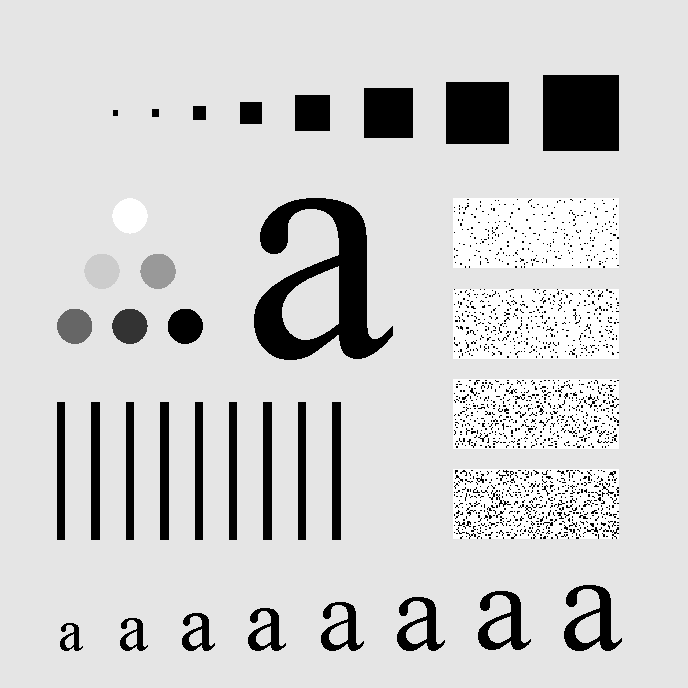
%> input picture Fig0441(a)(characters_test_pattern).tif, 688 x 688 px
$ octave lab441GaussianHigh.m   (GNU Octave 9; MATLAB toolbox functions it lacks are replaced by stand-ins)
%> lines starting %> are read from the running program, lines starting %| are printed output that depends on the picture
### paddedsize.m
function PQ = paddedsize(AB, CD, PARAM)
if nargin == 1
    PQ = 2*AB;
elseif nargin == 2 && ~ischar(CD)
    PQ = AB + CD - 1;
    PQ = 2 * ceil(PQ/2);
elseif nargin == 2
    m = max(AB);
    P = 2^nextpow2(2*m);
    PQ = [P, P];
elseif nargin == 3
    m = max([AB CD]);
    P = 2^nextpow2(2*m);
    PQ = [P, P];
else
    error('Wrong number of inputs.');
end

### dftuv.m
function [U, V] = dftuv(M, N)
u = 0:(M-1);
v = 0:(N-1);
idx = find(u > M/2);
u(idx) = u(idx) - M;
idy = find(v > N/2);
v(idy) = v(idy) - N;

[V, U] = meshgrid(v, u);

### dftfilt.m
function g = dftfilt(f, H)
F = fft2(f, size(H,1), size(H,2));
g = real(ifft2(H.*F));
g = g(1:size(f,1), 1:size(f,2));

### lab441GaussianHigh.m
I = imread('Fig0441(a)(characters_test_pattern).tif');
%> I is the input picture: size 688x688 uint8; min 0, max 255, mean 207.3
figure, imshow(I)
D0 = 30;
D1 = 60;
D2 = 160;% Cutoff

PQ = paddedsize(size(I));
%> PQ = [1376 1376]
[U, V] = dftuv(PQ(1), PQ(2));
F = fft2(I, PQ(1), PQ(2));
D = sqrt(U.^2 + V.^2);

GL =  1-exp((-D.^2) ./ (2* (D0 ^2)));
gGL = dftfilt(I, GL);
%> in dftfilt, `g = g(1:size(f,1), 1:size(f,2));`:
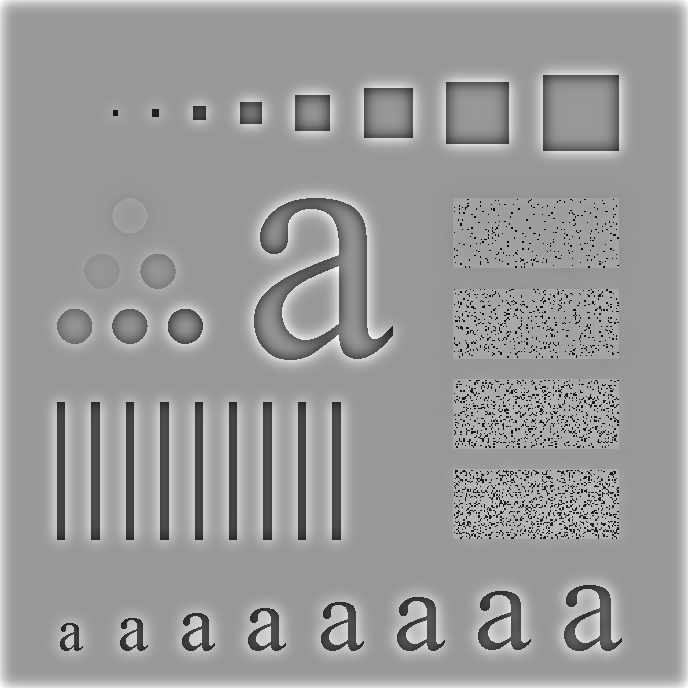
%> g: size 688x688 double; min -247.3, max 167.5, mean 3.9; drawn with min black and max white
figure, imshow(uint8(gGL), []);
%> after `imshow(uint8(gGL), [])`:
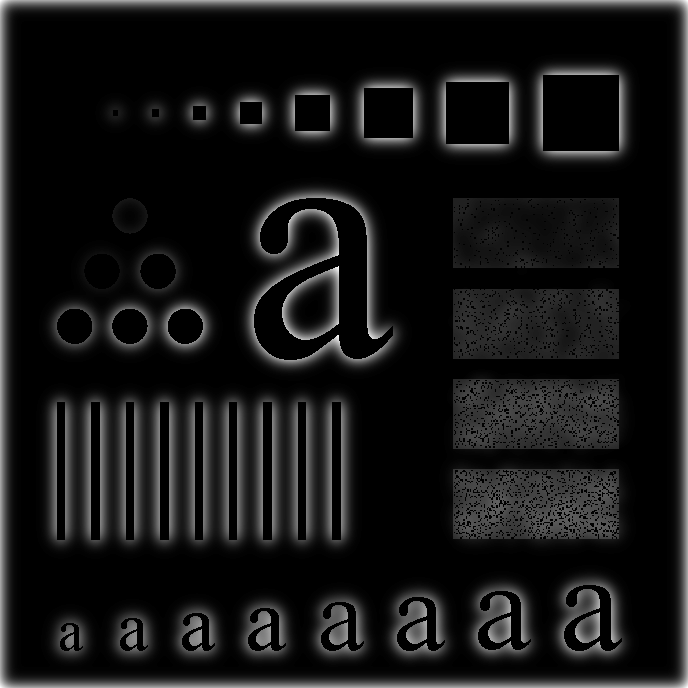
%> displayed picture: size 688x688, on the screen's scale of 0 to 255; min 0, max 255, mean 22.5

GL1 =  1-exp((-D.^2) ./ (2* (D1 ^2)));
gGL1 = dftfilt(I, GL1);
%> in dftfilt (call 2), `g = g(1:size(f,1), 1:size(f,2));`:
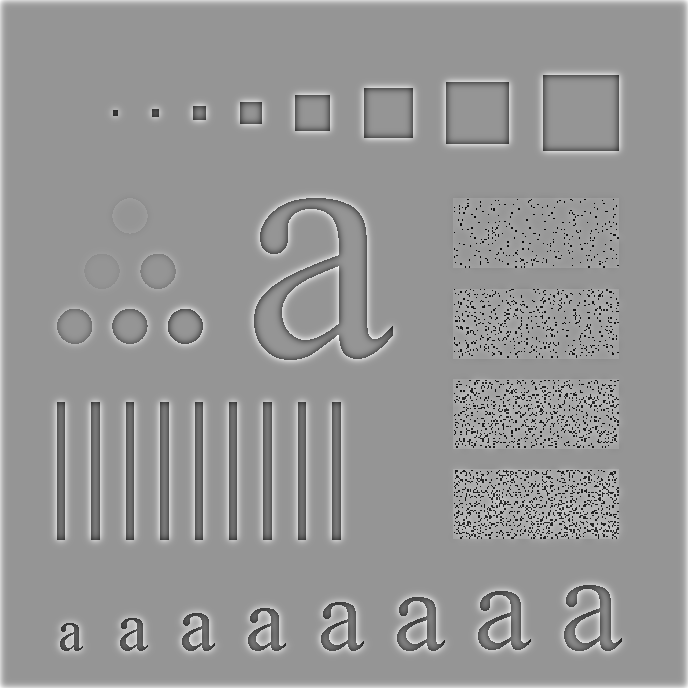
%> g: size 688x688 double; min -250.5, max 176.5, mean 1.9; drawn with min black and max white
figure, imshow(uint8(gGL1), []);
%> after `imshow(uint8(gGL1), [])`:
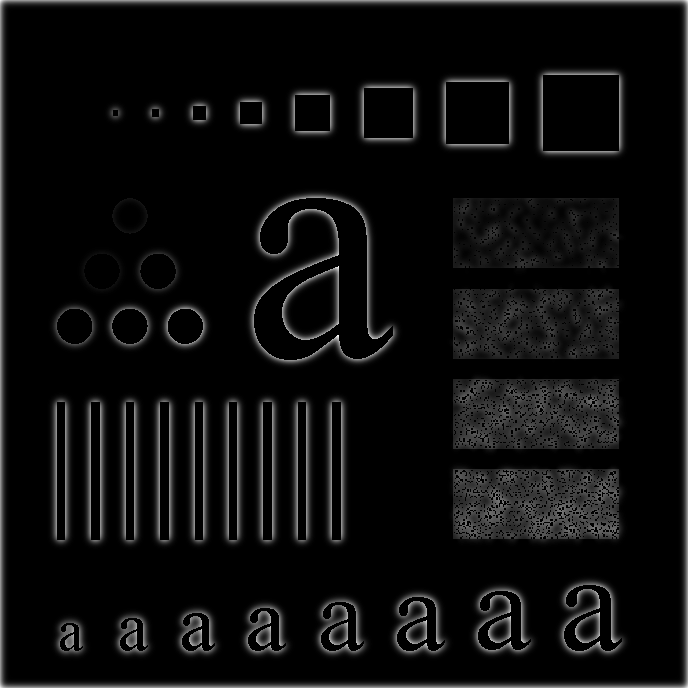
%> displayed picture: size 688x688, on the screen's scale of 0 to 255; min 0, max 255, mean 13.4

GL2 =  1-exp((-D.^2) ./ (2* (D2 ^2)));
gGL2 = dftfilt(I, GL2);
%> in dftfilt (call 3), `g = real(ifft2(H.*F));`:
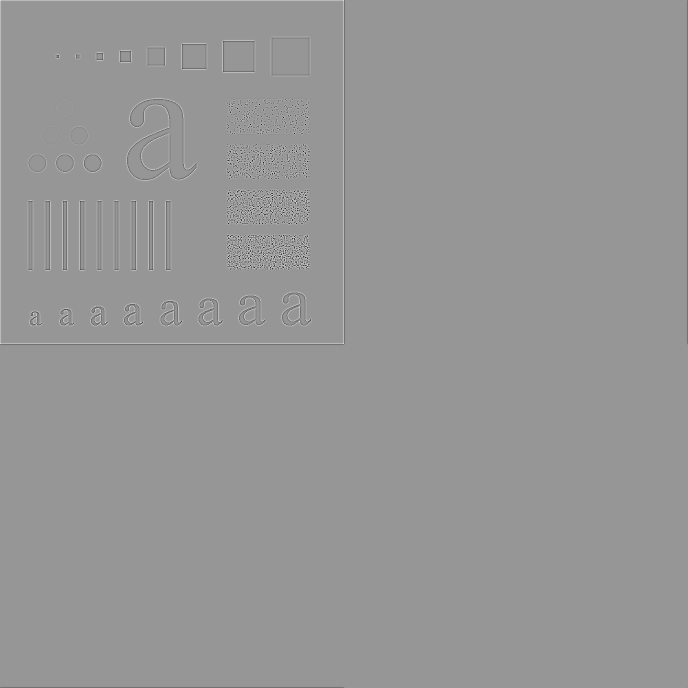
%> g: size 1376x1376 double (shown at 1/2 size); min -233.3, max 162.5, mean 0; drawn with min black and max white
%> in dftfilt (call 3), `g = g(1:size(f,1), 1:size(f,2));`:
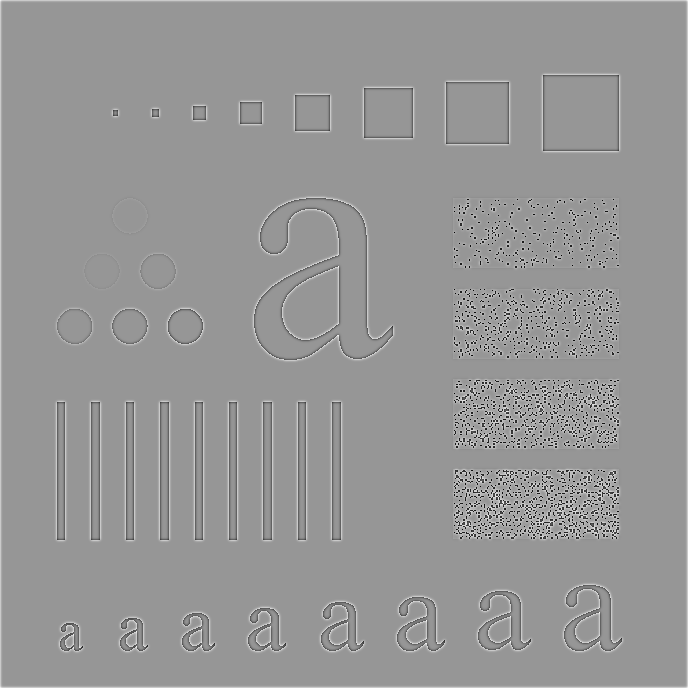
%> g: size 688x688 double; min -233.3, max 162.5, mean 0.7; drawn with min black and max white
figure, imshow(uint8(gGL2), []);
%> after `imshow(uint8(gGL2), [])`:
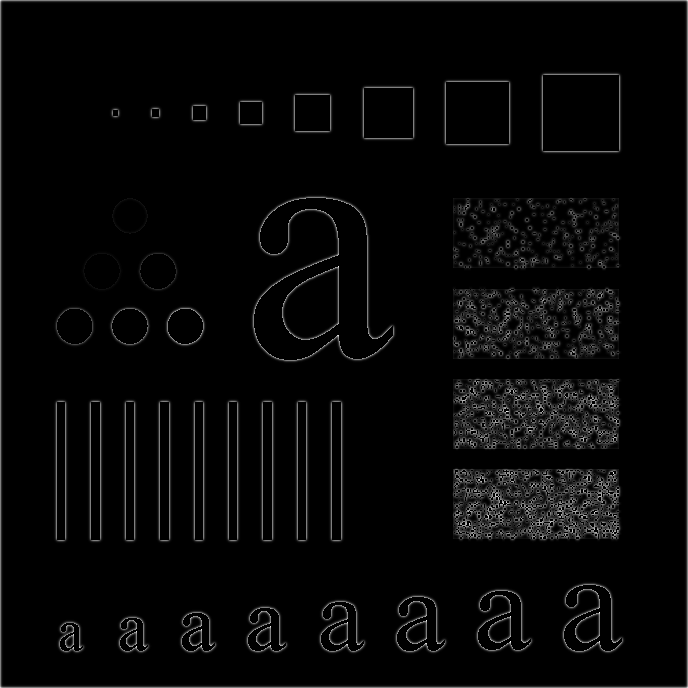
%> displayed picture: size 688x688, on the screen's scale of 0 to 255; min 0, max 255, mean 7.5
